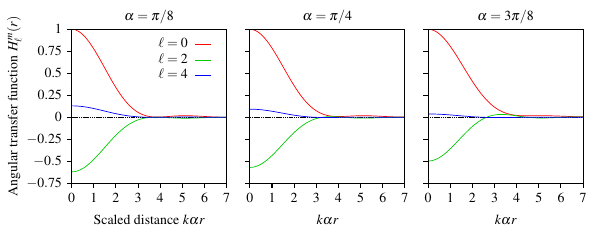

Source code (Python):
import numpy as np
import matplotlib
import matplotlib.pyplot as plt
import matplotlib.lines as lines
import matplotlib.gridspec as gridspec
import scipy.misc
from scipy import special

plt.rcParams["font.family"] = "serif"
plt.rcParams["font.serif"] = "Times"


inches = 2
rows = 1
cols = 3
widths = [1,1,1]
heights = [1]
hspace = 0.05
wspace = 0.15

f = plt.figure(figsize=(inches*(np.sum(widths) + widths[0]*(wspace)*(cols - 1)),
                        inches*(np.sum(heights))))

outer_grid = gridspec.GridSpec(ncols=cols, nrows=rows,
                               width_ratios=widths, height_ratios=heights,
                               hspace=hspace, wspace=wspace)

def an(krda, n):
    return (n/np.pi)*((special.jn(n, krda)/(krda))**2)

def hdet(krd, theta, alpha):
    return an(krd*alpha, 1)*np.sin(theta)**2 + 0.5*an(krd*alpha, 2)*(alpha**2)*(np.cos(theta)**2)

def ATF(l, krd, alpha):
    if l == 0:
        return 7*(32*an(krd*alpha, 1) + 4*(alpha**2)*(an(krd*alpha, 1) + an(krd*alpha, 2)) + 3*(alpha**4)*an(krd*alpha, 2))
    if l == 2:
        return 4*np.sqrt(5)*(-16*an(krd*alpha, 1) + (alpha**2)*(an(krd*alpha, 1) + an(krd*alpha, 2)) + 3*(alpha**4)*an(krd*alpha, 2))
    if l == 4:
        return 8*(4*an(krd*alpha, 1) - 2*(alpha**2)*(an(krd*alpha, 1) + an(krd*alpha, 2)) + (alpha**4)*an(krd*alpha, 2))

alphas = [np.pi/8, np.pi/4, 3*np.pi/8]
alpha_strs = ['\\pi/8', '\\pi/4', '3\\pi/8']
for col in range(cols):
    alpha = alphas[col]
    ax = f.add_subplot(outer_grid[0, col])
    ax.set_xlim([0,7])
    ax.set_ylim([-0.75,1])

    lm_strs = ['$\ell=0$', '$\ell=2$', '$\ell=4$']
    lm_c = [[1,0,0], [0,0.8,0], [0,0,1]]
    krda = np.linspace(1e-3, 7, 100)
    ax.plot(krda, ATF(0, krda/alpha, alpha)/ATF(0, 1e-3, alpha), '-', c=lm_c[0], lw=0.5)
    ax.plot(krda, ATF(2, krda/alpha, alpha)/ATF(0, 1e-3, alpha), '-', c=lm_c[1], lw=0.5)
    ax.plot(krda, ATF(4, krda/alpha, alpha)/ATF(0, 1e-3, alpha), '-', c=lm_c[2], lw=0.5)
    ax.plot([0,7],[0,0], 'k--', lw=0.25, zorder=1)

    ax.tick_params(direction='out', left=True, right=False, width=0.75)
    ax.yaxis.set_ticks([-0.75, -0.5, -0.25, 0, 0.25, 0.5, 0.75, 1.0])
    if col == 0:
        ax.set_yticklabels(['$-0.75$','$-0.5$','$-0.25$','0','0.25','0.5','0.75','1'])
    else:
        ax.set_yticklabels([])
    ax.xaxis.set_ticks([0, 1, 2, 3, 4, 5, 6, 7])

    ax.text(0.5, 1.08, '$\\alpha = '+alpha_strs[col]+'$', ha='center', va='center', rotation=0, transform=ax.transAxes)
    if col == 0:
        ax.text(-0.35, 0.5, 'Angular transfer function $H_\ell^m(r)$', ha='center', va='center', rotation=90, transform=ax.transAxes)
        ax.text(0.5, -0.25, 'Scaled distance $k\\alpha r$', ha='center', va='center', transform=ax.transAxes)

        for i, lm_str in enumerate(lm_strs):
            # if i == 4:
            #     lm_str = '$\\vartheta =' + theta_str[1:-1] + '$'
            ax.text(0.75, 0.9 - 0.1*i, lm_str, ha='right', va='center', transform=ax.transAxes)
            l1 = lines.Line2D([0.8,0.9], 2*[0.9 - 0.1*i], c=lm_c[i], lw=0.5, transform=ax.transAxes)
            f.lines.extend([l1])

    if col != 0:
        ax.text(0.5, -0.25, '$k\\alpha r$', ha='center', va='center', transform=ax.transAxes)
f.savefig('atf.pdf', dpi=500, bbox_inches='tight')
